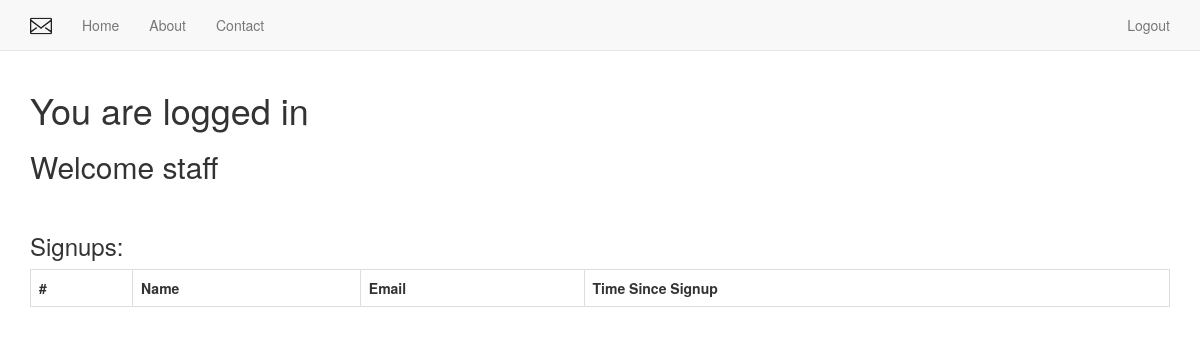
Before: / (signed in) with the older database file.
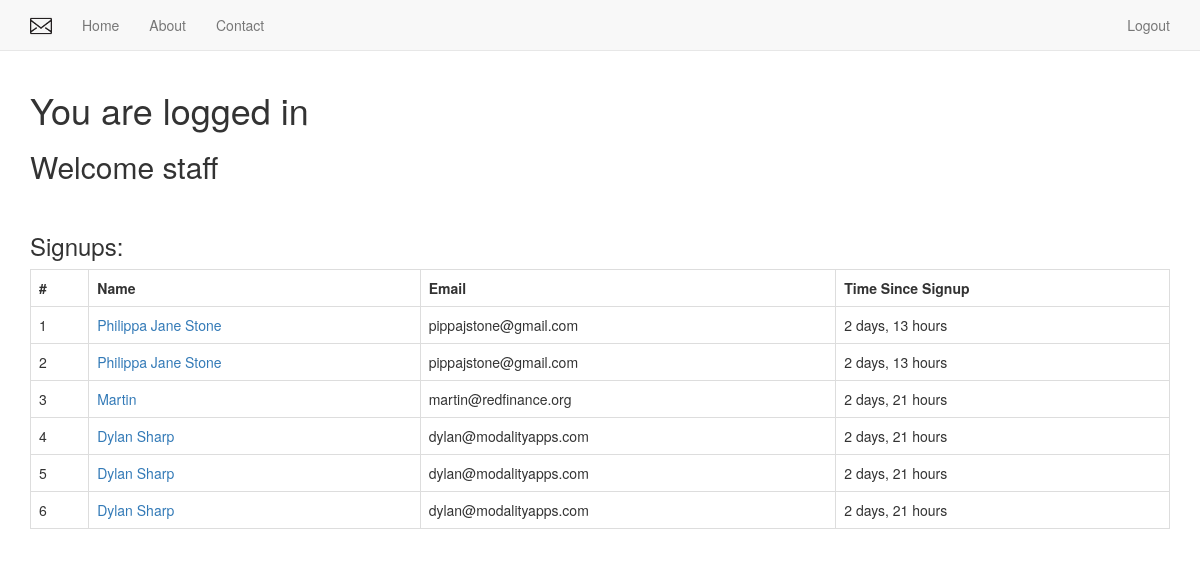
After: the same page with the newer database file.
### newsletter/models.py (models this page shows, shortened)
class SignUp(models.Model):
    email = models.EmailField()
    full_name = models.CharField(max_length=120, blank=True, null=True)
    timestamp = models.DateTimeField(auto_now_add=True, auto_now=False)
    updated = models.DateTimeField(auto_now_add=False, auto_now=True)

### newsletter/views.py (the view, shortened to what this page needs)
# urls.py: 2. Add a URL to urlpatterns:  url(r'^$', views.home, name='home')
def home(request):
    title = 'User: %s' % request.user
    if request.method == 'POST':
        print request.POST
    form = SignUpForm(request.POST or None)
    context = {
        'title': title,
        'form': form,
    }
    if request.user.is_authenticated() and request.user.is_staff:
        context = {
            "queryset": SignUp.objects.all().order_by('-timestamp')
        }
    return render(request, "home.html", context)

### templates/home.html (shortened to what this page needs)
{% extends 'base.html' %}
{%  load staticfiles %}
{% load crispy_forms_tags %}
{% block content %}
{% if request.user.is_authenticated and request.user.is_staff%}
    <h1>You are logged in</h1>
    <h2>Welcome staff</h2>
    <br/>
    <h3>Signups:</h3>
<div class="table-responsive">
            <table class="table table-bordered table-hover">
            <tr style="font-weight: bold">
                <td>#</td>
                <td>Name</td>
                <td>Email</td>
                <td>Time Since Signup</td>
            </tr>
                {% for instance in queryset %}
                <tr>
                    <td>{{ forloop.counter }}</td>
                    <td><a href="{% url 'profile' instance.id %}">{{ instance.full_name }}</a></td>
                    <td>{{ instance.email }}</td>
                    <td>{{ instance.timestamp|timesince }}</td>
                </tr>
                {% endfor %}
            </table>
</div>
{% endif %}
{% endblock %}

Changed rows visible on the page:
added SignUp: full_name "Philippa Jane Stone", email "pippajstone@gmail.com", timestamp "2 days, 13 hours"
added SignUp: full_name "Philippa Jane Stone", email "pippajstone@gmail.com", timestamp "2 days, 13 hours"
added SignUp: full_name "Martin", email "martin@redfinance.org", timestamp "2 days, 21 hours"
added SignUp: full_name "Dylan Sharp", email "dylan@modalityapps.com", timestamp "2 days, 21 hours"
added SignUp: full_name "Dylan Sharp", email "dylan@modalityapps.com", timestamp "2 days, 21 hours"
added SignUp: full_name "Dylan Sharp", email "dylan@modalityapps.com", timestamp "2 days, 21 hours"
